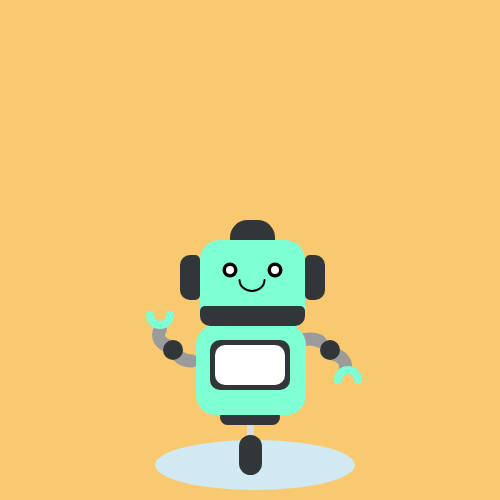
Frame 1 (no input)
Frame 60 (no input): identical to frame 1, image omitted
Frame 120 (the mouse pressed at the canvas centre since frame 60): identical to frame 1, image omitted

The p5.js sketch that drew this single still picture (run headless with seeded random() and noise() and a simulated clock; from frame 60 on, the mouse is pressed at the canvas centre):

// p5.js sketch
// ── sketch.js
function setup() {
	// define artboard size
	createCanvas(500,500);
	// Set here the values that are not changing all over the sketch
	stroke(170);
	smooth();
	angleMode(DEGREES);
}

function draw() {
	background(249, 201, 111);

	//ground
	noStroke();
  fill(209,233,242);
  ellipse(255,465,200,50);

	//Wheel
	fill (49,54,56);
	strokeWeight(0);
	rect(239, 435, 23,40,20,20,20,20);
	rect(220, 410, 60,15,20,20,20,20);

	fill (220);
	rect(247, 425,7,10);

	//left arm
	strokeWeight(13);
	noFill();
	stroke(155);
	arc(310, 350, 32, 22, 180, 320);

	strokeWeight(13);
	noFill();
	stroke(155);
	arc(328, 366, 35, 25, 295, 366);

	strokeWeight(0);
	fill(49,54,56);
	ellipse(330,350,20);

	//Right arm
	strokeWeight(13);
	noFill();
	stroke(155);
	arc(192, 350, 32, 22, 90, 180);

	strokeWeight(13);
	noFill();
	stroke(155);
	arc(176, 335, 35, 25, 90, 200);

	strokeWeight(0);
	fill(49,54,56);
	ellipse(173,350,20);

	//left hand
	strokeWeight(8);
	noFill();
	stroke(127,255,212);
	arc(160, 315, 20, 20, 0, 180);

	//right hand
	arc(348, 380, 20, 20, 180, 360);

	//Body
	strokeWeight(0);
	fill (127,255,212);
	rect(196, 325, 110,90,20,20,20,20);


	//Body details
	fill (49,54,56);
	rect(210, 340, 80,50,10,10,10,10);
	fill(255);
	rect(215, 345,70,40,10,10,10,10);


	//Antenna top
	fill (49,54,56);
	rect(230, 220, 45, 35,20,20,5,5);

	//Head
	strokeJoin(ROUND);
	fill (127,255,212);
	rect(200, 240, 105, 90,20,20,20,20);


	//Antenna right
	fill (49,54,56);
	rect(305, 255, 20, 45,5,20,20,5);

	//Antenna left
	rect(180, 255, 20, 45,20,5,5,20);
	fill (49,54,56);

	//head string
	rect(200, 306, 105, 20,5,5,20,20);

	//eyes
	fill (0);
	ellipse(230,270,15);
	ellipse(275,270,15);

	//eyes inside
	fill (255);
	ellipse(230,270,8);
	ellipse(275,270,8);

  //mouth
	noFill();
	stroke(0);
	strokeWeight(2);
	arc(252, 280, 25, 22, 0,180);





}
